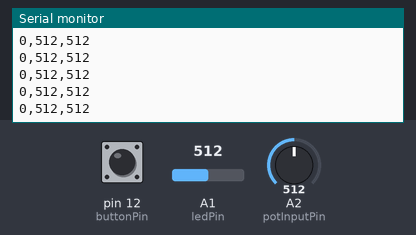
The sketch below on a simulated Arduino Uno, built with avr-gcc and run on an emulated ATmega328P. Shown: the last lines printed to the serial monitor. Inputs (shaded band) come from the test bench; at power-on: A1 (ledPin) = 512, A2 (potInputPin) = 512, pin 12 (buttonPin) LOW.

Above: at 2.4 s.
2.5 s: A1 (ledPin) set to 716
At 2.51 s:
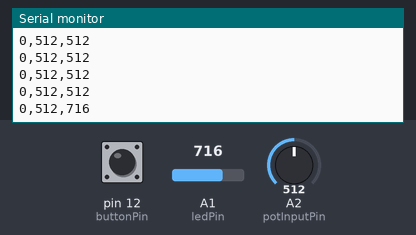
4.0 s: A2 (potInputPin) set to 716
At 4.02 s:
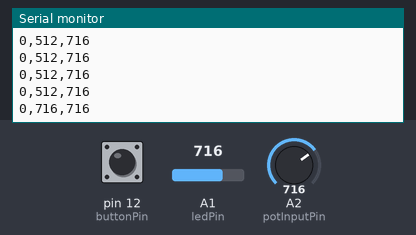
5.5 s: pin 12 (buttonPin) pulled HIGH for 0.15 s
At 5.53 s:
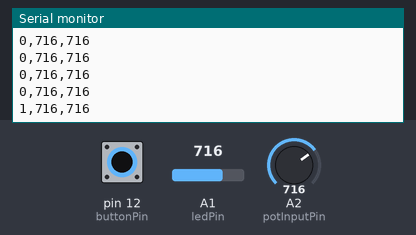
7.1 s: A1 (ledPin) set to 900
At 7.14 s:
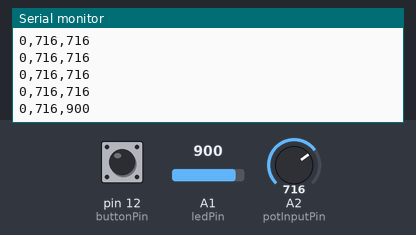
8.6 s: pin 12 (buttonPin) pulled HIGH for 1 s
At 8.65 s:
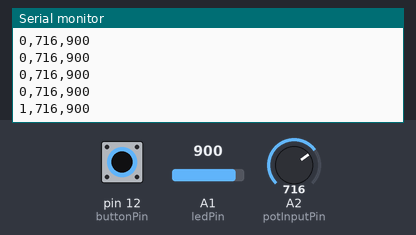
11.1 s: A2 (potInputPin) set to 900
At 11.17 s:
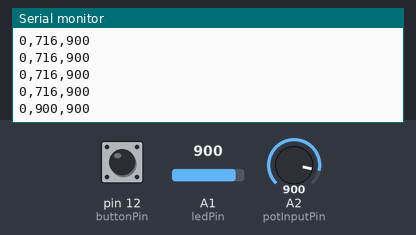
Timing chart, 0 to 13.6 s (numbered marks = the images above; inputs shaded):
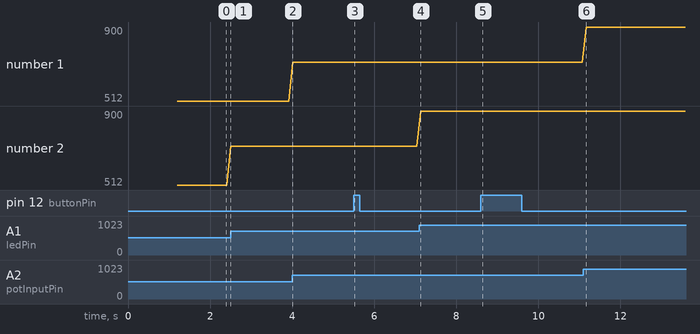

Measured:
- after the input at 2.5 s, the serial monitor: prints a new line at once (image 1)
- after the input at 4.0 s, the serial monitor: prints a new line at once (image 2)
- after the input at 5.5 s, the serial monitor: prints a new line at once (image 3)
- after the input at 7.1 s, the serial monitor: prints a new line at once (image 4)
- after the input at 8.6 s, the serial monitor: prints a new line after 0.05 s (image 5)
- after the input at 11.1 s, the serial monitor: prints a new line after 0.07 s (image 6)
- plotted number 2: 512 → 716 after the input at 2.5 s, 716 → 900 after the input at 7.1 s

The sketch:

StoveSafety.ino
```cpp
/*
  StoveSafety
  by Alvin Tran

  Send potentiometer and LDR sensor data to a sketch in processing
 */

int ledPin=15;
int buttonPin=12;
int potInputPin=A2;
int ldrInputPin=A1;

//-- analog values, track for formatting to serial
int switchValue=0;
int potValue=0;
int ldrValue=0;
int buttonCounter=1;

//-- time between LED flashes, for startup
const int ledFlashDelay=150;

// the setup function runs once when you press reset or power the board
void setup() {
  // initialize pins and input and output
  pinMode(ledPin, OUTPUT);

  pinMode(buttonPin, INPUT);
  pinMode(potInputPin, INPUT);    // technically not needed, but good form
  pinMode(ldrInputPin,INPUT);

  Serial.begin(115200);
 // Serial.println( "ButtonLED: Starting" );

   blinkLED(4);
}

// the loop function runs over and over again forever
void loop() {
  // gets switch Value AND changed LED
  getSwitchValue();
  getPotValue();
  getLDRValue();
  //potValue=ldrValue;
  sendSerialData();

  // delay so as to not overload serial buffer
  delay(100);
}

//-- blink that number of times
void blinkLED(int numBlinks ) {
  for( int i=0; i<numBlinks; i++ )
  {
    digitalWrite(ledPin, HIGH);
    delay(ledFlashDelay);
    digitalWrite(ledPin, LOW);
    delay(ledFlashDelay);
  }
}

//-- look at the momentary switch (button) and show on/off
//-- display in the serial monitor a well
void getSwitchValue() {//Not used in Processing sketch
  switchValue=digitalRead(buttonPin);

  if(switchValue==true)
  {
     // Button is ON turn the LED ON by making the voltage HIGH
     if(buttonCounter%2==0)
     {
      digitalWrite(ledPin, HIGH);
     }
    buttonCounter+=1;
  }
  else
  {
    // Button is ON turn the LED ON by making the voltage LOW
    digitalWrite(ledPin, LOW);    // turn the LED off by making the voltage LOW
  }
}

void getPotValue() {
  potValue=analogRead(potInputPin);
}

void getLDRValue() {
  ldrValue=analogRead(ldrInputPin);
}

//-- this could be done as a formatted string, using Serial.printf(), but
//-- we are doing it in a simpler way for the purposes of teaching
void sendSerialData() {
  if(buttonCounter%2==0)// Add switch on or off (Not used in Processing sketch)
  {
    Serial.print(1);
  }
  else if(buttonCounter%2!=0)
  {
    Serial.print(0);
  }

   Serial.print(",");
   Serial.print(potValue);

   Serial.print(",");
   Serial.print(ldrValue);

  // end with newline
  Serial.println();
}
```
